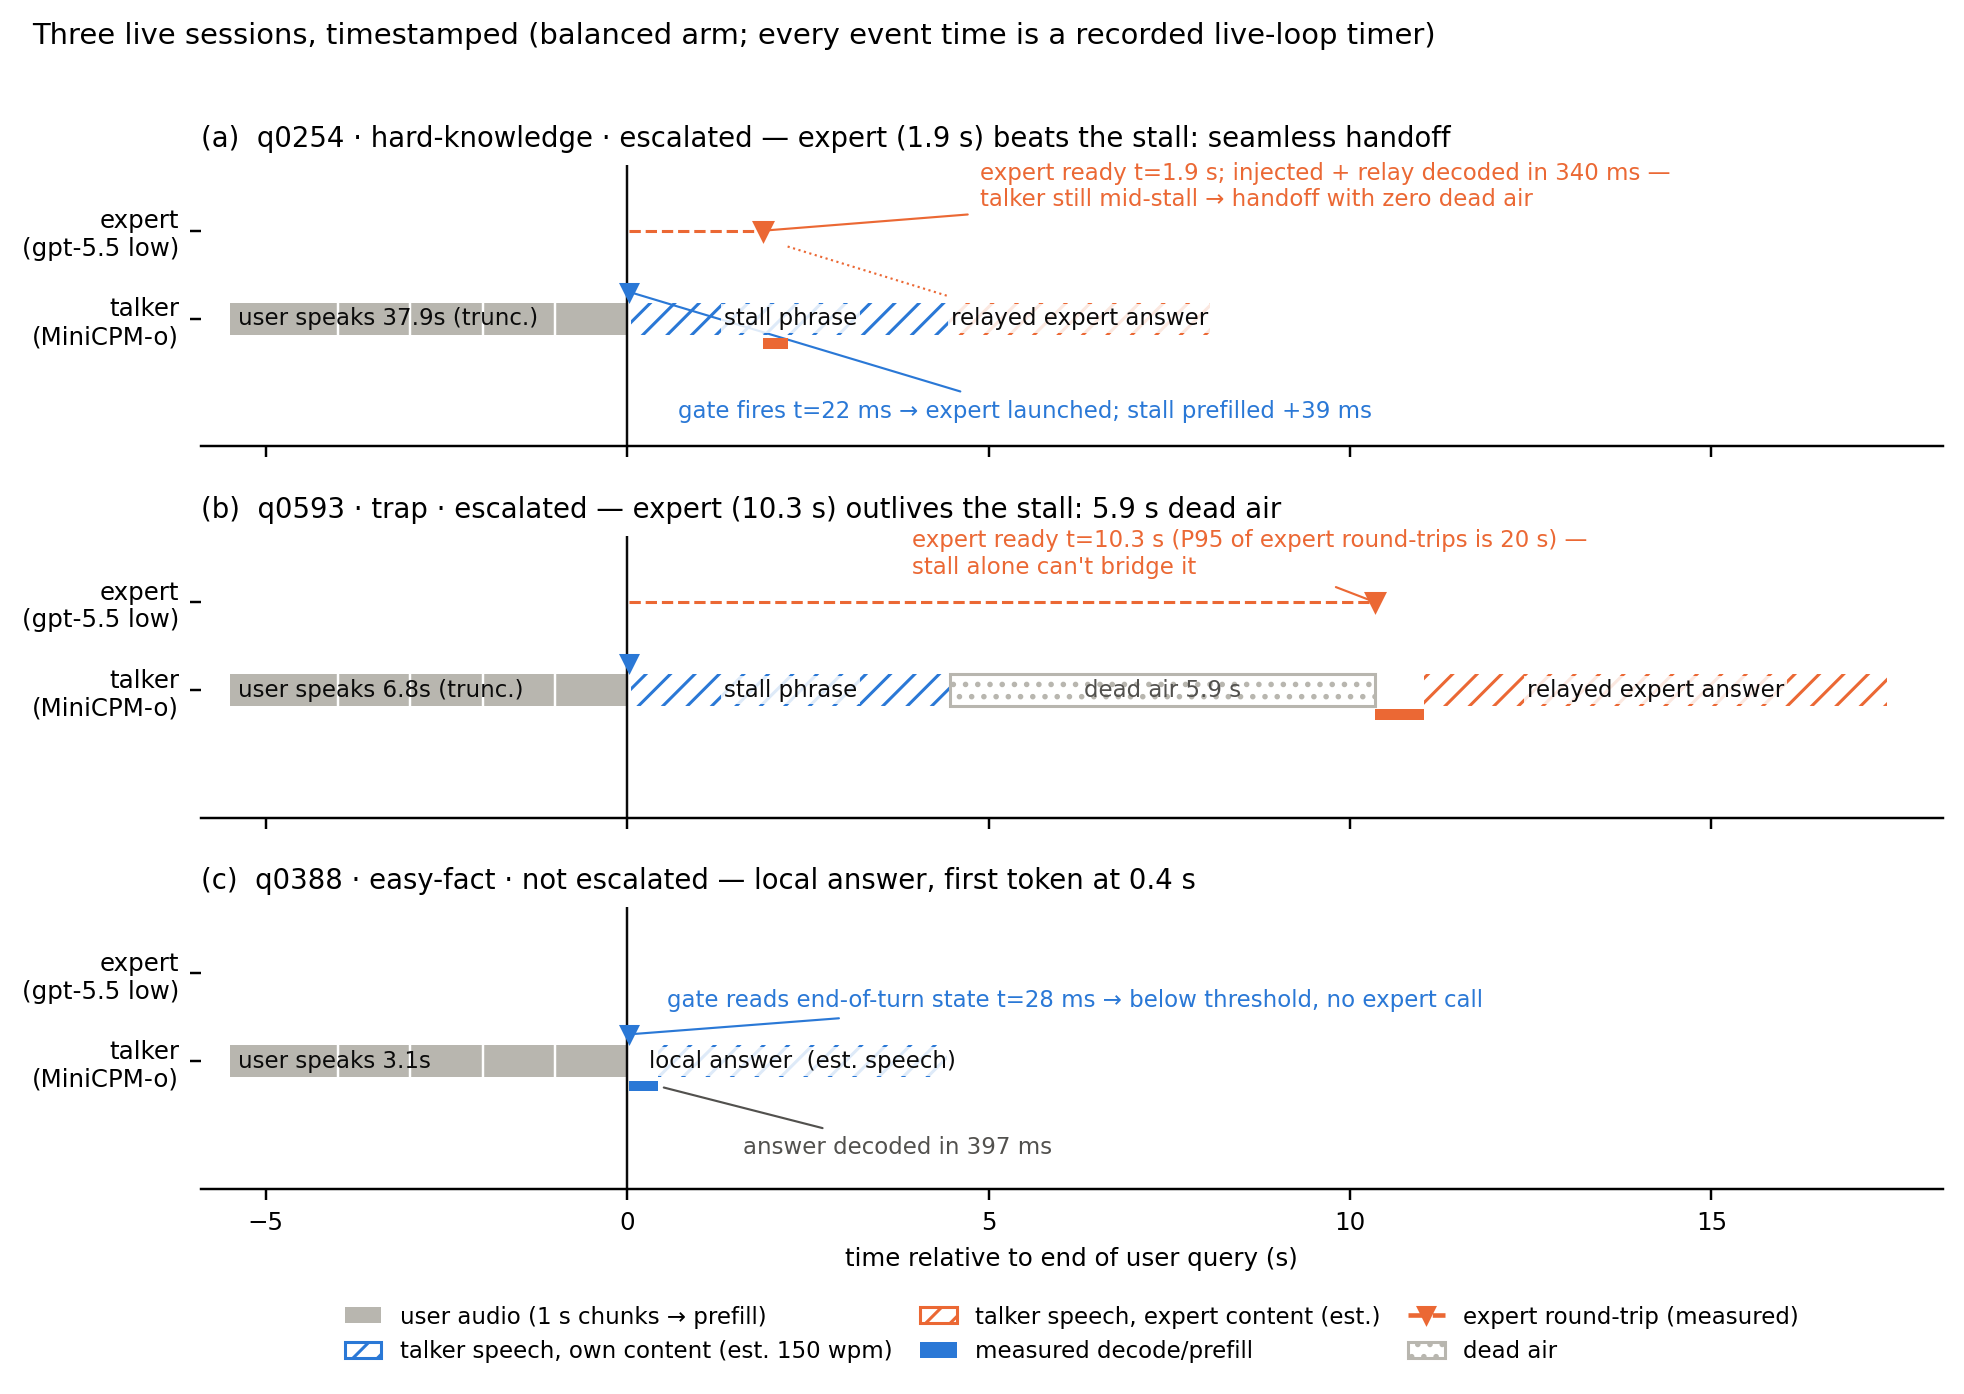

Generate this figure with Python:
"""Figure: three REAL live sessions from the balanced arm, replotted as
timestamped timelines (gated_traces_v2.parquet — every event time is a
recorded timer from the live loop, not a median reconstruction).

  (a) q0254  escalated, expert ready at 1.9 s while the talker is still
      voicing the stall phrase -> seamless handoff, zero dead air
  (b) q0593  escalated (trap), expert takes 10.3 s -> the stall ends first,
      5.9 s of dead air before the relayed answer
  (c) q0388  gate stays closed -> local answer, first token at 0.4 s

Measured: chunked prefill cadence, eot read, gate fire, stall prefill,
expert round-trip, relay prefill+decode, local answer decode. Estimated
(hatched): speech occupancy at 150 wpm — the live loop outputs text
(RESULTS 8e), so voicing time is words/2.5 s.

Run from repo root: python interactive_paper/figures/timeline_live.py
"""
import pandas as pd
import matplotlib.pyplot as plt
from matplotlib.lines import Line2D
from matplotlib.patches import Patch

BLUE, ORANGE = "#2a78d6", "#eb6834"          # validated categorical slots 1-2
GRAY, INK, MUT = "#b8b6af", "#0b0b0b", "#52514e"
WPS = 2.5                                    # est. speech rate (150 wpm)
LEAD = 5.5                                   # user-audio lead-in shown (s)
STALL_W = 11                                 # words in the stall phrase

df = pd.read_parquet("interactive_paper/data/gated_traces_v2.parquet")
df = df[df["tier"] == "balanced"].set_index("id")
S = {qid: df.loc[qid] for qid in ("q0254", "q0593", "q0388")}

fig, axes = plt.subplots(3, 1, figsize=(9.0, 6.6), sharex=True)
plt.rcParams["font.size"] = 9

YT, YE = 0.0, 1.0                            # talker / expert lane y
H = 0.36

def lane_base(ax, r, fired):
    """User lead-in bar + chunk ticks + the gate event at t~0."""
    ax.barh(YT, LEAD, left=-LEAD, height=H, color=GRAY, zorder=2)
    for t in range(1, int(LEAD)):            # 1 s chunk boundaries
        ax.plot([-t, -t], [YT - H / 2, YT + H / 2], color="white",
                lw=0.8, zorder=3)
    ax.text(-LEAD + 0.12, YT, f"user speaks {r['audio_s']:.1f}s"
            + (" (trunc.)" if r["audio_s"] > LEAD else ""),
            va="center", fontsize=7.5, color=INK, zorder=4)
    ax.axvline(0, color=INK, lw=0.8)
    t_gate = r["eot_read_ms"] / 1000
    ax.plot(t_gate, YT + H * 0.85, marker="v", color=BLUE, ms=5, zorder=5)
    return t_gate

def speech(ax, x0, x1, color, label=None):
    ax.barh(YT, x1 - x0, left=x0, height=H, fill=False, hatch="///",
            edgecolor=color, lw=0.0, zorder=3)
    if label:
        ax.text((x0 + x1) / 2, YT, label, ha="center", va="center",
                fontsize=7.5, color=INK, zorder=5,
                bbox=dict(fc="white", ec="none", pad=1.0, alpha=0.85))

def decode(ax, x0, x1, color):
    ax.barh(YT - H * 0.78, x1 - x0, left=x0, height=H * 0.34, color=color,
            zorder=4)

def note(ax, x, y, text, tx, ty, color=MUT):
    ax.annotate(text, xy=(x, y), xytext=(tx, ty), fontsize=7.5, color=color,
                arrowprops=dict(arrowstyle="-", color=color, lw=0.7))

# ---------- (a) q0254: expert beats the stall — seamless ------------------
ax, r = axes[0], S["q0254"]
t_gate = lane_base(ax, r, True)
note(ax, t_gate, YT + H * 0.85,
     f"gate fires t={r['eot_read_ms']:.0f} ms → expert launched; "
     f"stall prefilled +{r['stall_ms']:.0f} ms", 0.7, YT - 1.12, BLUE)
t_stall_end = 0.06 + STALL_W / WPS
speech(ax, 0.06, t_stall_end, BLUE, "stall phrase")
t_exp = 0.02 + r["expert_latency_s"]
ax.plot([0.02, t_exp], [YE] * 2, color=ORANGE, lw=1.0, ls="--", zorder=2)
ax.plot(t_exp, YE, marker="v", color=ORANGE, ms=6, zorder=4)
t_inj = t_exp + r["relay_ms"] / 1000
decode(ax, t_exp, t_inj, ORANGE)
note(ax, t_exp, YE, f"expert ready t={t_exp:.1f} s; injected + relay "
     f"decoded in {r['relay_ms']:.0f} ms —\ntalker still mid-stall → "
     "handoff with zero dead air", t_exp + 3.0, YE + 0.28, ORANGE)
ax.plot([t_inj, t_stall_end], [YE - 0.18, YT + H * 0.7], color=ORANGE,
        lw=0.7, ls=":", zorder=2)
n_w = len(str(r["relay"]).split())
speech(ax, t_stall_end, t_stall_end + n_w / WPS, ORANGE,
       "relayed expert answer")
ax.set_title("(a)  q0254 · hard-knowledge · escalated — expert (1.9 s) beats "
             "the stall: seamless handoff", fontsize=9, loc="left")

# ---------- (b) q0593: expert slower than the stall — dead air ------------
ax, r = axes[1], S["q0593"]
t_gate = lane_base(ax, r, True)
t_stall_end = 0.06 + STALL_W / WPS
speech(ax, 0.06, t_stall_end, BLUE, "stall phrase")
t_exp = 0.02 + r["expert_latency_s"]
ax.plot([0.02, t_exp], [YE] * 2, color=ORANGE, lw=1.0, ls="--", zorder=2)
ax.plot(t_exp, YE, marker="v", color=ORANGE, ms=6, zorder=4)
ax.barh(YT, t_exp - t_stall_end, left=t_stall_end, height=H, color=GRAY,
        hatch="...", edgecolor=GRAY, fill=False, zorder=3)
ax.text((t_stall_end + t_exp) / 2, YT,
        f"dead air {t_exp - t_stall_end:.1f} s", ha="center", va="center",
        fontsize=7.5, color=MUT, zorder=5)
t_inj = t_exp + r["relay_ms"] / 1000
decode(ax, t_exp, t_inj, ORANGE)
note(ax, t_exp, YE, f"expert ready t={t_exp:.1f} s (P95 of expert "
     "round-trips is 20 s) —\nstall alone can't bridge it",
     t_exp - 6.4, YE + 0.32, ORANGE)
n_w = len(str(r["relay"]).split())
speech(ax, t_inj, t_inj + n_w / WPS, ORANGE, "relayed expert answer")
ax.set_title("(b)  q0593 · trap · escalated — expert (10.3 s) outlives the "
             "stall: 5.9 s dead air", fontsize=9, loc="left")

# ---------- (c) q0388: gate closed — local answer -------------------------
ax, r = axes[2], S["q0388"]
t_gate = lane_base(ax, r, False)
note(ax, t_gate, YT + H * 0.85,
     f"gate reads end-of-turn state t={r['eot_read_ms']:.0f} ms → "
     "below threshold, no expert call", 0.55, YT + 0.62, BLUE)
t_dec = t_gate + r["answer_ms"] / 1000
decode(ax, t_gate, t_dec, BLUE)
note(ax, t_dec, YT - H * 0.78, f"answer decoded in {r['answer_ms']:.0f} ms",
     1.6, YT - 1.05)
n_w = len(str(r["answer"]).split())
speech(ax, t_dec, t_dec + n_w / WPS, BLUE, "local answer  (est. speech)")
ax.set_title("(c)  q0388 · easy-fact · not escalated — local answer, "
             "first token at 0.4 s", fontsize=9, loc="left")
ax.set_xlabel("time relative to end of user query (s)", fontsize=8)

for ax in axes:
    ax.set_xlim(-LEAD - 0.4, 18.2)
    ax.set_ylim(-1.45, 1.75)
    ax.set_yticks([YT, YE])
    ax.set_yticklabels(["talker\n(MiniCPM-o)", "expert\n(gpt-5.5 low)"],
                       fontsize=8)
    for s in ("top", "right", "left"):
        ax.spines[s].set_visible(False)
    ax.tick_params(labelsize=8)

legend = [Patch(facecolor=GRAY, label="user audio (1 s chunks → prefill)"),
          Patch(facecolor="white", edgecolor=BLUE, hatch="///",
                label="talker speech, own content (est. 150 wpm)"),
          Patch(facecolor="white", edgecolor=ORANGE, hatch="///",
                label="talker speech, expert content (est.)"),
          Patch(facecolor=BLUE, label="measured decode/prefill"),
          Line2D([], [], color=ORANGE, ls="--", marker="v", ms=5,
                 label="expert round-trip (measured)"),
          Patch(facecolor="white", hatch="...", edgecolor=GRAY,
                label="dead air")]
axes[2].legend(handles=legend, loc="upper center",
               bbox_to_anchor=(0.5, -0.34), fontsize=7.5, frameon=False,
               ncol=3, columnspacing=1.2, handlelength=1.6)

fig.suptitle("Three live sessions, timestamped (balanced arm; every event "
             "time is a recorded live-loop timer)", fontsize=9.5, x=0.02,
             ha="left")
fig.tight_layout(rect=(0, 0.02, 1, 0.97), h_pad=1.4)
for ext in ("png", "pdf"):
    fig.savefig(f"interactive_paper/figures/timeline_live.{ext}", dpi=220,
                bbox_inches="tight")
print("wrote timeline_live.png/.pdf")
